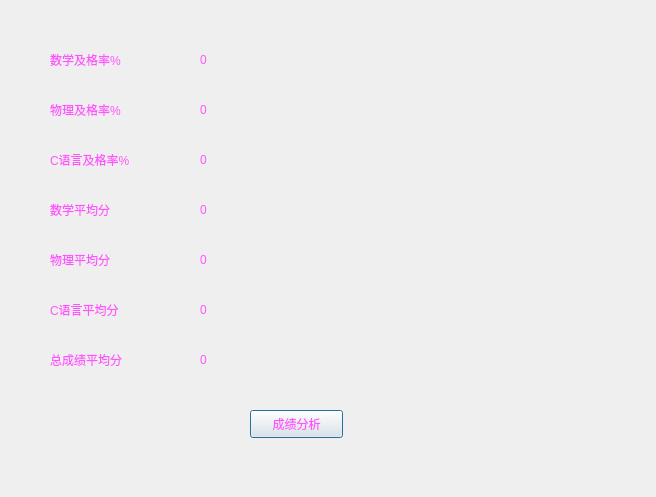
<?xml version="1.0" encoding="UTF-8"?>
<ui version="4.0">
 <class>fenxi</class>
 <widget class="QDialog" name="fenxi">
  <property name="geometry">
   <rect>
    <x>0</x>
    <y>0</y>
    <width>656</width>
    <height>497</height>
   </rect>
  </property>
  <property name="windowTitle">
   <string>Dialog</string>
  </property>
  <property name="styleSheet">
   <string notr="true">

color: rgb(255, 85, 255);</string>
  </property>
  <widget class="QLabel" name="label">
   <property name="geometry">
    <rect>
     <x>50</x>
     <y>50</y>
     <width>131</width>
     <height>19</height>
    </rect>
   </property>
   <property name="text">
    <string>数学及格率%</string>
   </property>
  </widget>
  <widget class="QLabel" name="label_2">
   <property name="geometry">
    <rect>
     <x>50</x>
     <y>100</y>
     <width>101</width>
     <height>19</height>
    </rect>
   </property>
   <property name="text">
    <string>物理及格率%</string>
   </property>
  </widget>
  <widget class="QLabel" name="label_3">
   <property name="geometry">
    <rect>
     <x>50</x>
     <y>150</y>
     <width>101</width>
     <height>19</height>
    </rect>
   </property>
   <property name="text">
    <string>C语言及格率%</string>
   </property>
  </widget>
  <widget class="QLabel" name="label_4">
   <property name="geometry">
    <rect>
     <x>50</x>
     <y>200</y>
     <width>81</width>
     <height>19</height>
    </rect>
   </property>
   <property name="text">
    <string>数学平均分</string>
   </property>
  </widget>
  <widget class="QLabel" name="label_5">
   <property name="geometry">
    <rect>
     <x>50</x>
     <y>250</y>
     <width>81</width>
     <height>19</height>
    </rect>
   </property>
   <property name="text">
    <string>物理平均分</string>
   </property>
  </widget>
  <widget class="QLabel" name="label_6">
   <property name="geometry">
    <rect>
     <x>50</x>
     <y>300</y>
     <width>91</width>
     <height>19</height>
    </rect>
   </property>
   <property name="text">
    <string>C语言平均分</string>
   </property>
  </widget>
  <widget class="QLabel" name="label_7">
   <property name="geometry">
    <rect>
     <x>50</x>
     <y>350</y>
     <width>91</width>
     <height>19</height>
    </rect>
   </property>
   <property name="text">
    <string>总成绩平均分</string>
   </property>
  </widget>
  <widget class="QLabel" name="mathjg">
   <property name="geometry">
    <rect>
     <x>200</x>
     <y>50</y>
     <width>69</width>
     <height>19</height>
    </rect>
   </property>
   <property name="text">
    <string>0</string>
   </property>
  </widget>
  <widget class="QLabel" name="wulijg">
   <property name="geometry">
    <rect>
     <x>200</x>
     <y>100</y>
     <width>69</width>
     <height>19</height>
    </rect>
   </property>
   <property name="text">
    <string>0</string>
   </property>
  </widget>
  <widget class="QLabel" name="Cjg">
   <property name="geometry">
    <rect>
     <x>200</x>
     <y>150</y>
     <width>69</width>
     <height>19</height>
    </rect>
   </property>
   <property name="text">
    <string>0</string>
   </property>
  </widget>
  <widget class="QLabel" name="mathavr">
   <property name="geometry">
    <rect>
     <x>200</x>
     <y>200</y>
     <width>69</width>
     <height>19</height>
    </rect>
   </property>
   <property name="text">
    <string>0</string>
   </property>
  </widget>
  <widget class="QLabel" name="wuliavr">
   <property name="geometry">
    <rect>
     <x>200</x>
     <y>250</y>
     <width>69</width>
     <height>19</height>
    </rect>
   </property>
   <property name="text">
    <string>0</string>
   </property>
  </widget>
  <widget class="QLabel" name="Cavr">
   <property name="geometry">
    <rect>
     <x>200</x>
     <y>300</y>
     <width>69</width>
     <height>19</height>
    </rect>
   </property>
   <property name="text">
    <string>0</string>
   </property>
  </widget>
  <widget class="QLabel" name="avr">
   <property name="geometry">
    <rect>
     <x>200</x>
     <y>350</y>
     <width>69</width>
     <height>19</height>
    </rect>
   </property>
   <property name="text">
    <string>0</string>
   </property>
  </widget>
  <widget class="QPushButton" name="start">
   <property name="geometry">
    <rect>
     <x>250</x>
     <y>410</y>
     <width>93</width>
     <height>28</height>
    </rect>
   </property>
   <property name="text">
    <string>成绩分析</string>
   </property>
  </widget>
 </widget>
 <resources/>
 <connections/>
</ui>
